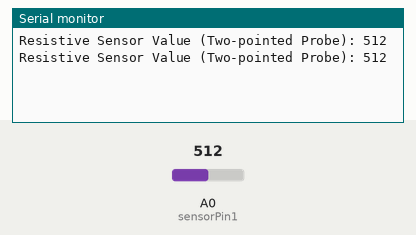
Bench run of a sketch on a simulated Arduino Uno, built with avr-gcc and run on an emulated ATmega328P. Parts: the last lines printed to the serial monitor. The test bench sets the inputs (shaded band); at power-on: A0 (sensorPin1) = 512.

Above: at 1.8 s.
1.9 s: A0 (sensorPin1) set to 716
At 2.6 s:
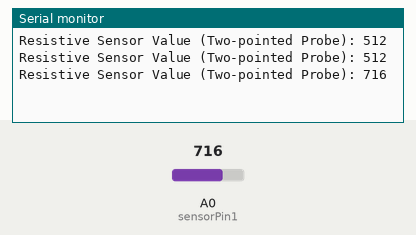
3.4 s: A0 (sensorPin1) set to 900
At 4.8 s:
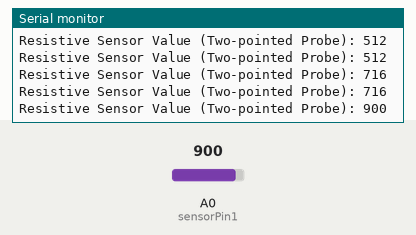
Timing chart, 0 to 6.4 s (numbered marks = the images above; inputs shaded):
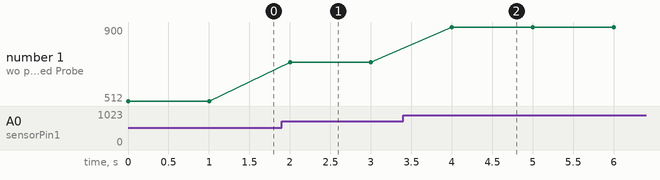

The sketch:

mosituresensor.ino
```cpp
int sensorPin1 = A0;  // For the resistive sensor (two-pointed probe)
int sensorValue1 = 0;

void setup() {
  Serial.begin(9600);  // Start serial monitor
}

void loop() {
  // Read the first sensor
  sensorValue1 = analogRead(sensorPin1);

  // Print values for both sensors
  Serial.print("Resistive Sensor Value (Two-pointed Probe): ");
  Serial.println(sensorValue1);
  delay(1000);  // Wait for 1 second
}
```

Measured:
- after the input at 1.9 s, the serial monitor: prints a new line after 0.10 s (image 1)
- after the input at 3.4 s, the serial monitor: prints a new line after 0.60 s (image 2)
- plotted number 1: 512 → 716 after the input at 1.9 s, 716 → 900 after the input at 3.4 s
